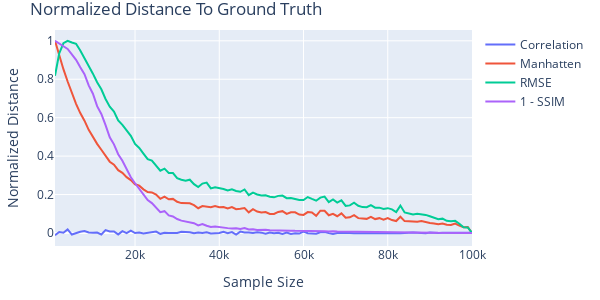

The notebook cell saved with this chart:
### Code cell
distance_lines = go.Figure(layout=default_layout)

distance_lines.add_trace(lineof(x=sample_space, y=r_scores_exp4, name="Correlation"))

distance_lines.add_trace(lineof(x=list(manhat_distances_exp4.keys()), y=y1, name="Manhatten"))
distance_lines.add_trace(lineof(x=list(rmse_distances_exp4.keys()),   y=y2, name="RMSE"))
distance_lines.add_trace(lineof(x=list(ssim_distances_exp4.keys()),   y=y3, name="1 - SSIM"))

distance_lines.update_layout(
    title='Normalized Distance To Ground Truth', 
    xaxis_title='Sample Size', 
    yaxis_title='Normalized Distance')
